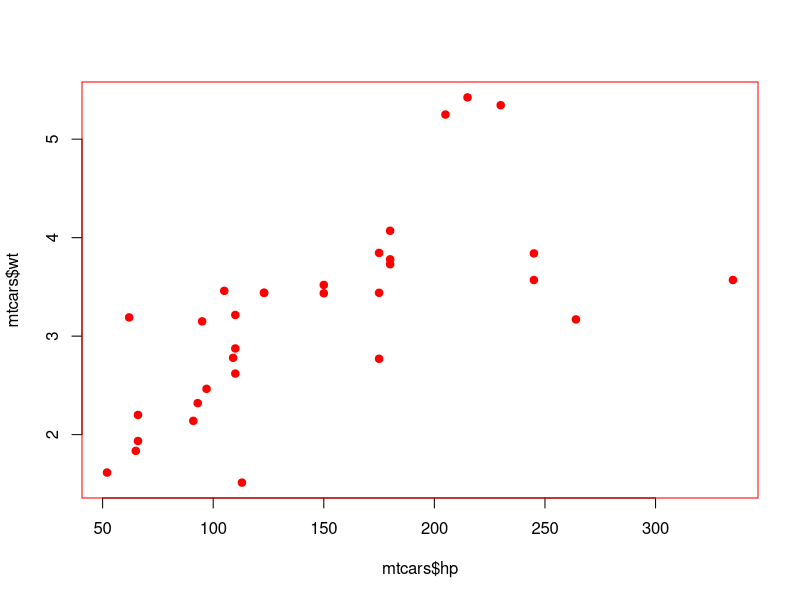

This chart was generated by the following R code:
## ---- chunk 1
knitr::opts_chunk$set(
  collapse = TRUE,
  comment = "#>",
  fig.path = "README-"
)
knitr::opts_knit$set(root.dir = tempdir())
library(withr)
## ---- chunk 2
par("col" = "black")
my_plot <- function(new) {
  with_par(list(col = "red", pch = 19),
    plot(mtcars$hp, mtcars$wt)
  )
  par("col")
}
my_plot()
par("col")

f <- function(x) {
  local_envvar(c("WITHR" = 2))
  Sys.getenv("WITHR")
}

f()
Sys.getenv("WITHR")
## ---- chunk 3
Sys.getenv("WITHR")
with_envvar(c("WITHR" = 2), Sys.getenv("WITHR"))
Sys.getenv("WITHR")

with_envvar(c("A" = 1),
  with_envvar(c("A" = 2), action = "suffix", Sys.getenv("A"))
)
